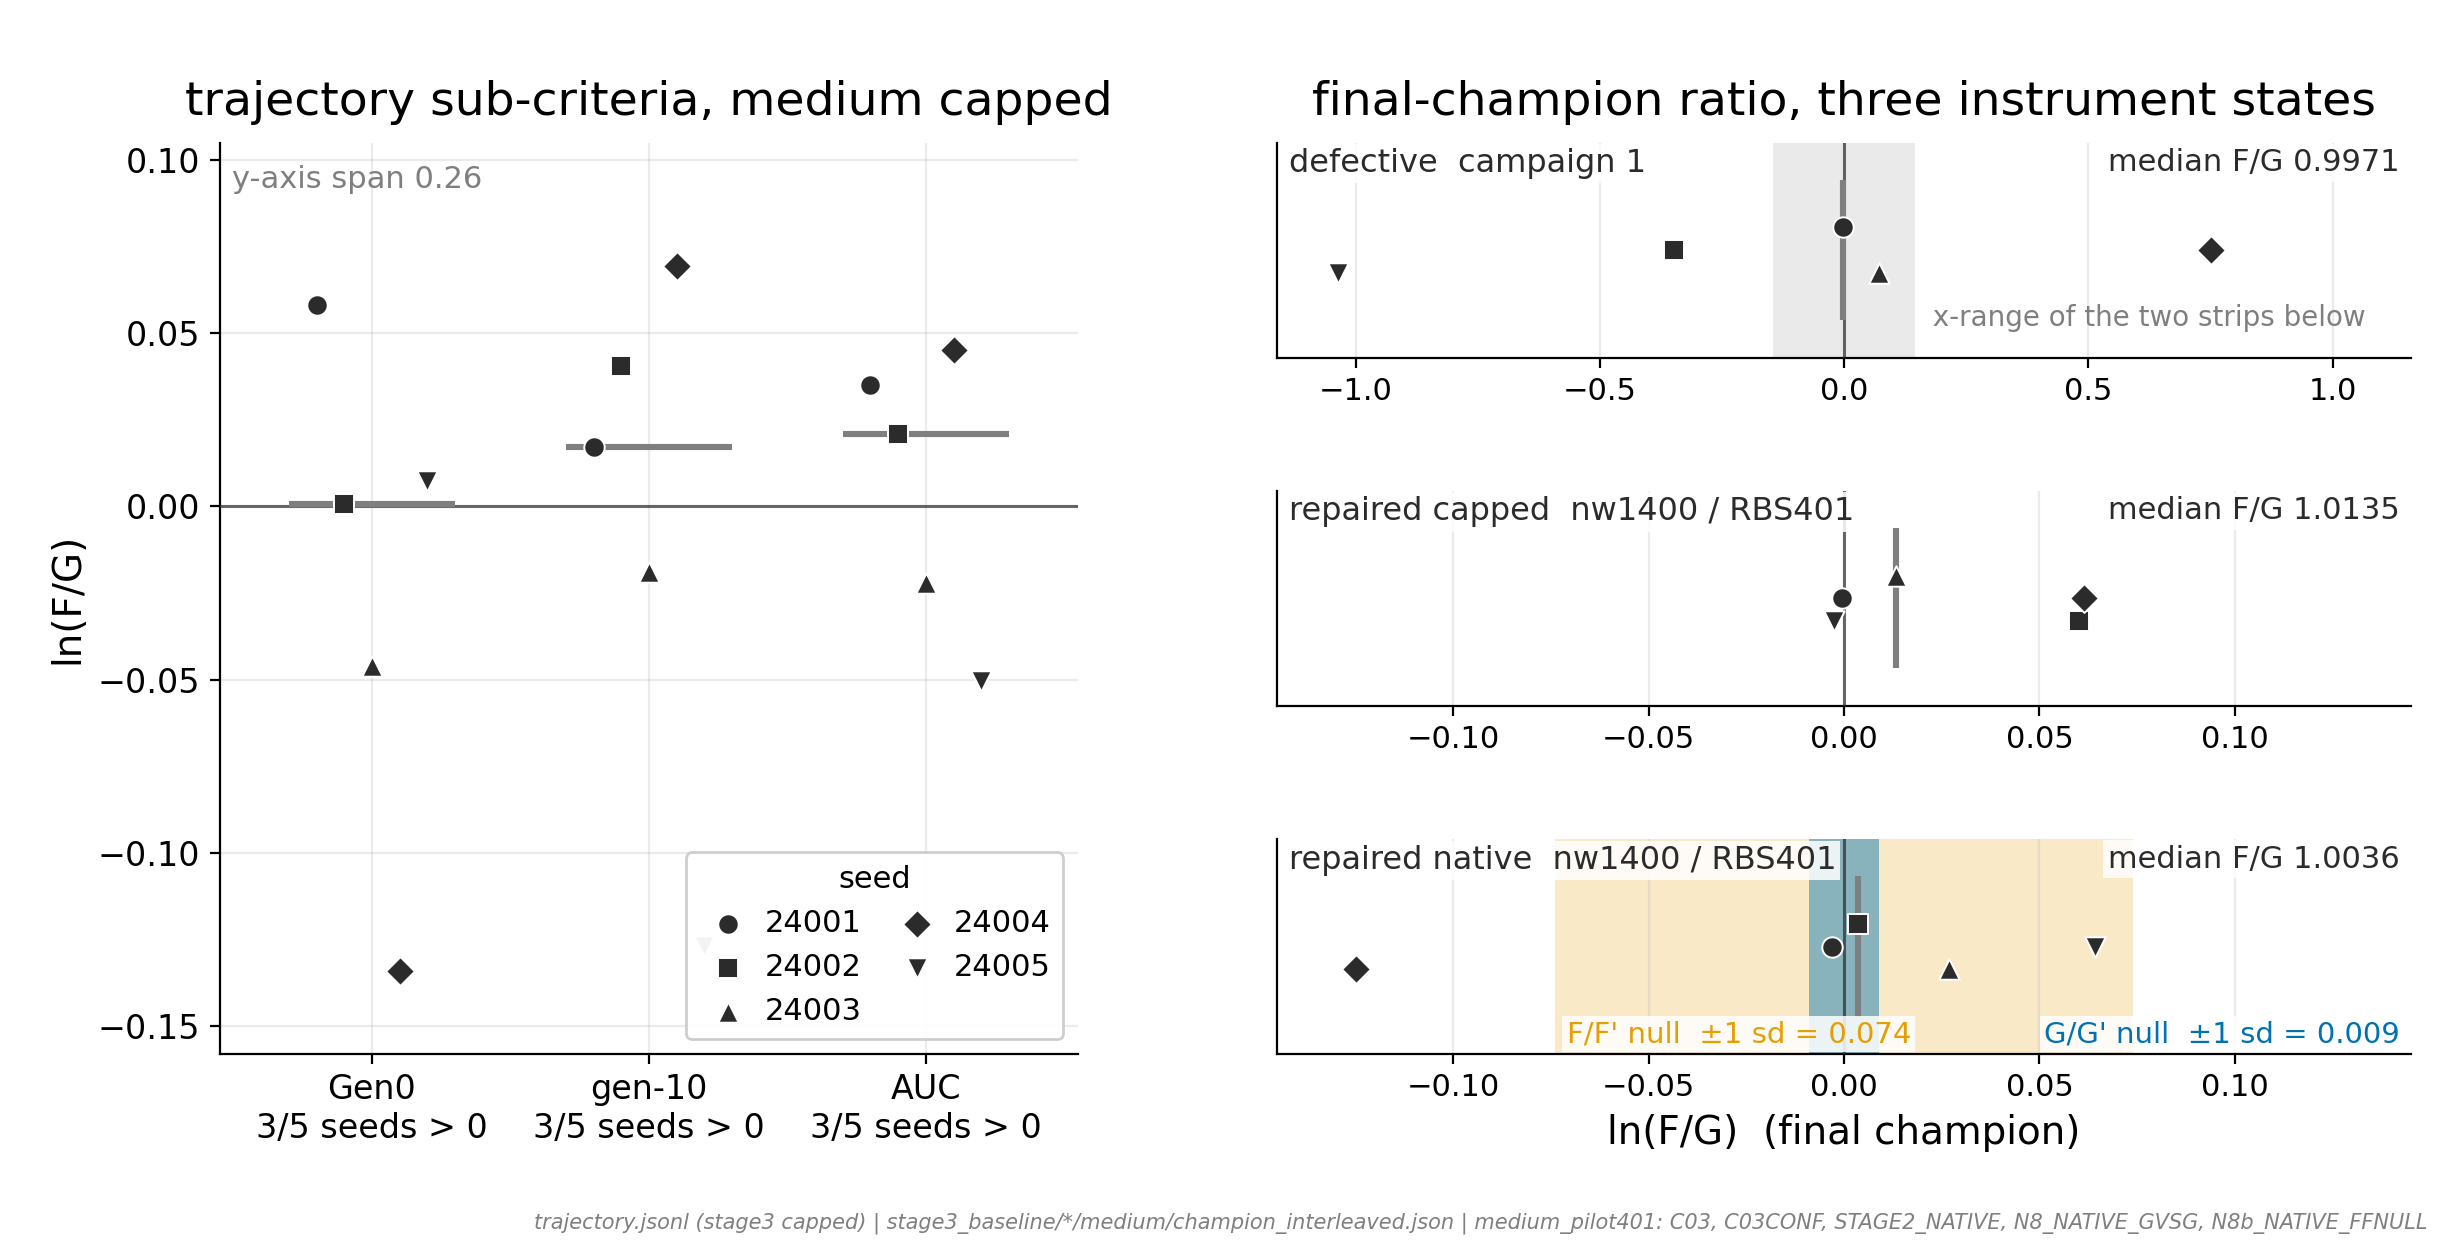

Recreate this plot in Python.
"""P15 -- medium: the tight sub-criteria, and one quantity in three instrument states.

Left  : per-seed ln(F/G) for the three trajectory sub-criteria (Gen0, gen-10, AUC),
        medium capped. Read from trajectory.jsonl; these never touch the 7x
        champion remeasure, so they are unaffected by the instrument defect.
Right : the final-champion ratio -- the *same* underlying quantity -- as measured by
        (1) the defective instrument (campaign 1), (2) the repaired instrument at
        nw=1400/RBS=401 capped, (3) the repaired instrument native, with both null
        envelopes drawn behind it.

Run on the HOST (matplotlib 3.8.2). Idempotent: no timestamps, no randomness.
"""
from __future__ import annotations

import math

import matplotlib.pyplot as plt
import numpy as np

import common
from common import ARM_COLOR, C_GREY

# deterministic per-seed marker + x-offset (no jitter, so re-runs are identical)
MARKERS = ["o", "s", "^", "D", "v"]
OFFS = [-0.20, -0.10, 0.00, 0.10, 0.20]
INK = "#2B2B2B"


# --------------------------------------------------------------------------
# data
# --------------------------------------------------------------------------
def traj_ln(seed):
    """(gen0, gen10, auc) ln(F/G) for one seed on medium capped."""
    rg = common.traj("capped", "G", seed, "medium")
    rf = common.traj("capped", "F", seed, "medium")
    budget = min(rg[-1]["cumulative_complete_evals"],
                 rf[-1]["cumulative_complete_evals"])
    return (
        math.log(common.gen0(rf) / common.gen0(rg)),
        math.log(common.gen10(rf) / common.gen10(rg)),
        math.log(common.auc(rf, budget) / common.auc(rg, budget)),
    )


TRAJ = {s: traj_ln(s) for s in common.SEEDS}
CRIT = ["Gen0", "gen-10", "AUC"]

# state 1: the defective instrument. These are the campaign-1 canonical endpoints
# (F/G = 0.9971 / 0.7053 / 1.0746 / 2.1175 / 0.3551). They are NOT hardcoded here --
# stage3_baseline/seed_*/medium/champion_interleaved.json still holds campaign 1,
# so the loader returns them directly; the assert below pins that.
DEFECT = {s: common.canonical_ratio("medium", s) for s in common.SEEDS}
_CAMPAIGN1 = [0.9971, 0.7053, 1.0746, 2.1175, 0.3551]
assert all(abs(DEFECT[s] - v) < 5e-5 for s, v in zip(common.SEEDS, _CAMPAIGN1)), \
    "stage3_baseline medium no longer holds the campaign-1 endpoints"

# state 2: repaired instrument, capped -- the two nw=1400/RBS=401 cells averaged
c03, conf = common.cell_per_seed("C03_"), common.cell_per_seed("C03CONF_")
REPAIRED = {s: 0.5 * (c03[s]["mean_ln"] + conf[s]["mean_ln"]) for s in common.SEEDS}

# state 3: repaired instrument, native
nat = common.cell_per_seed("STAGE2_NATIVE_")
NATIVE = {s: nat[s]["mean_ln"] for s in common.SEEDS}


def pooled_sd(cell):
    """RMS of the per-seed sample_sd (equal n_windows on every seed)."""
    ps = common.cell_per_seed(cell)
    sds = [ps[s]["sample_sd"] for s in common.SEEDS]
    return float(np.sqrt(np.mean(np.square(sds)))), sds


SD_GG, _gg = pooled_sd("N8_NATIVE_GVSG_")      # G/G' null: both arms baseline
SD_FF, _ff = pooled_sd("N8b_NATIVE_FFNULL_")   # F/F' null: both arms guided

STATES = [
    ("defective\ncampaign 1", [math.log(DEFECT[s]) for s in common.SEEDS]),
    ("repaired capped\nnw1400 / RBS401", [REPAIRED[s] for s in common.SEEDS]),
    ("repaired native\nnw1400 / RBS401", [NATIVE[s] for s in common.SEEDS]),
]

# --------------------------------------------------------------------------
# figure
# --------------------------------------------------------------------------
fig = plt.figure(figsize=(12.2, 6.2))
gs = fig.add_gridspec(3, 2, width_ratios=[1.0, 1.32], hspace=0.62, wspace=0.20)
axL = fig.add_subplot(gs[:, 0])
axS = [fig.add_subplot(gs[k, 1]) for k in range(3)]

# ---- left: the three trajectory sub-criteria ----
for j, crit in enumerate(CRIT):
    vals = [TRAJ[s][j] for s in common.SEEDS]
    for i, s in enumerate(common.SEEDS):
        axL.scatter(j + OFFS[i], vals[i], marker=MARKERS[i], s=54, c=INK,
                    edgecolors="white", linewidths=0.7, zorder=5,
                    label=str(s) if j == 0 else None)
    axL.hlines(np.median(vals), j - 0.30, j + 0.30, color=C_GREY, lw=2.2, zorder=4)

axL.axhline(0.0, color=INK, lw=1.1, alpha=0.7, zorder=3)
axL.set_xticks(range(3))
axL.set_xticklabels(
    [f"{c}\n{sum(1 for s in common.SEEDS if TRAJ[s][j] > 0)}/5 seeds > 0"
     for j, c in enumerate(CRIT)])
axL.set_xlim(-0.55, 2.55)
axL.set_ylim(-0.158, 0.105)
axL.set_ylabel("ln(F/G)")
axL.set_title("trajectory sub-criteria, medium capped", pad=10)
axL.legend(title="seed", fontsize=11, title_fontsize=11, loc="lower right",
           ncol=2, framealpha=0.95, handletextpad=0.2, columnspacing=0.8)
_span_note = axL.text(0.015, 0.975, "", transform=axL.transAxes, ha="left",
                      va="top", fontsize=11, color=C_GREY)

# ---- right: the same quantity, three instrument states, three x-scales ----
# One shared scale would squash states 2 and 3 (and both null envelopes) into a
# flat line, so each state gets the scale it needs. The zoom band drawn on the
# defective strip is exactly the x-range of the two strips below it, so the
# change of scale is on the figure rather than left to the reader.
WIDE = 1.16          # x half-range of the defective strip
ZOOM = 0.145         # x half-range of the two repaired strips
BBOX = dict(fc="white", ec="none", alpha=0.85, pad=1.5)


def _stagger(vals, step=0.20):
    """Deterministic vertical spread inside a strip; no jitter."""
    order = np.argsort(vals, kind="stable")
    off = np.zeros(len(vals))
    for rank, idx in enumerate(order):
        off[idx] = ((rank % 3) - 1) * step
    return off


for k, (name, vals) in enumerate(STATES):
    ax = axS[k]
    half = WIDE if k == 0 else ZOOM

    if k == 0:
        ax.axvspan(-ZOOM, ZOOM, color=C_GREY, alpha=0.16, lw=0, zorder=1)
        ax.text(ZOOM, -0.72, "  x-range of the two strips below", ha="left",
                va="bottom", fontsize=10, color=C_GREY)
    if k == 2:
        # both null envelopes, directly labelled rather than put in a legend box
        ax.axvspan(-SD_FF, SD_FF, color=ARM_COLOR["F"], alpha=0.22, lw=0, zorder=1)
        ax.axvspan(-SD_GG, SD_GG, color=ARM_COLOR["G"], alpha=0.45, lw=0, zorder=2)
        ax.text(-SD_FF + 0.003, -0.90, "F/F' null  ±1 sd = %.3f" % SD_FF,
                ha="left", va="bottom", fontsize=10.5, color=ARM_COLOR["F"],
                zorder=8, bbox=BBOX)
        ax.text(half - 0.02 * half, -0.90, "G/G' null  ±1 sd = %.3f" % SD_GG,
                ha="right", va="bottom", fontsize=10.5, color=ARM_COLOR["G"],
                zorder=8, bbox=BBOX)

    ax.axvline(0.0, color=INK, lw=1.1, alpha=0.7, zorder=3)
    off = _stagger(vals)
    for i in range(len(common.SEEDS)):
        ax.scatter(vals[i], off[i], marker=MARKERS[i], s=54, c=INK,
                   edgecolors="white", linewidths=0.7, zorder=6)
    ax.vlines(np.median(vals), -0.62, 0.62, color=C_GREY, lw=2.2, zorder=5)

    ax.set_xlim(-half, half)
    ax.set_ylim(-0.95, 0.95)
    ax.set_yticks([])
    ax.tick_params(axis="x", labelsize=11)
    ax.text(-half + 0.02 * half, 0.90, name.replace("\n", "  "), ha="left",
            va="top", fontsize=11.5, color=INK, zorder=8, bbox=BBOX)
    ax.text(half - 0.02 * half, 0.90, "median F/G %.4f" % math.exp(np.median(vals)),
            ha="right", va="top", fontsize=11, color=INK, zorder=8, bbox=BBOX)

axS[0].set_title("final-champion ratio, three instrument states", pad=10)
axS[2].set_xlabel("ln(F/G)  (final champion)")

_span_note.set_text("y-axis span %.2f" % (axL.get_ylim()[1] - axL.get_ylim()[0]))

common.provenance(fig, "trajectory.jsonl (stage3 capped) | stage3_baseline/*/medium/"
                       "champion_interleaved.json | medium_pilot401: C03, C03CONF, "
                       "STAGE2_NATIVE, N8_NATIVE_GVSG, N8b_NATIVE_FFNULL")
fig.subplots_adjust(left=0.090, right=0.988, top=0.885, bottom=0.150)
common.save(fig, "p16_medium_three_states.png", tight=False)

# --------------------------------------------------------------------------
# stdout: every number that reached the figure
# --------------------------------------------------------------------------
print("left panel -- ln(F/G), medium capped trajectory sub-criteria")
for j, c in enumerate(CRIT):
    v = [TRAJ[s][j] for s in common.SEEDS]
    print("  %-7s " % c + " ".join("%+.5f" % x for x in v)
          + "  median %+.5f  %d/5 > 0" % (np.median(v), sum(1 for x in v if x > 0)))
print("right panel -- ln(F/G), final champion")
for name, vals in STATES:
    print("  %-22s " % name.replace("\n", " ") + " ".join("%+.5f" % x for x in vals)
          + "  median ln %+.5f  median F/G %.4f  %d/5 > 0"
          % (np.median(vals), math.exp(np.median(vals)),
             sum(1 for x in vals if x > 0)))
print("  defective F/G per seed: " + " ".join("%.4f" % DEFECT[s] for s in common.SEEDS))
print("native null envelopes (sample_sd per seed -> RMS pooled)")
print("  G/G'  " + " ".join("%.5f" % x for x in _gg) + "  -> pooled %.5f" % SD_GG)
print("  F/F'  " + " ".join("%.5f" % x for x in _ff) + "  -> pooled %.5f" % SD_FF)
print("  |median native effect| = %.5f ; F/F' envelope / effect = %.1fx"
      % (abs(np.median(STATES[2][1])), SD_FF / abs(np.median(STATES[2][1]))))
